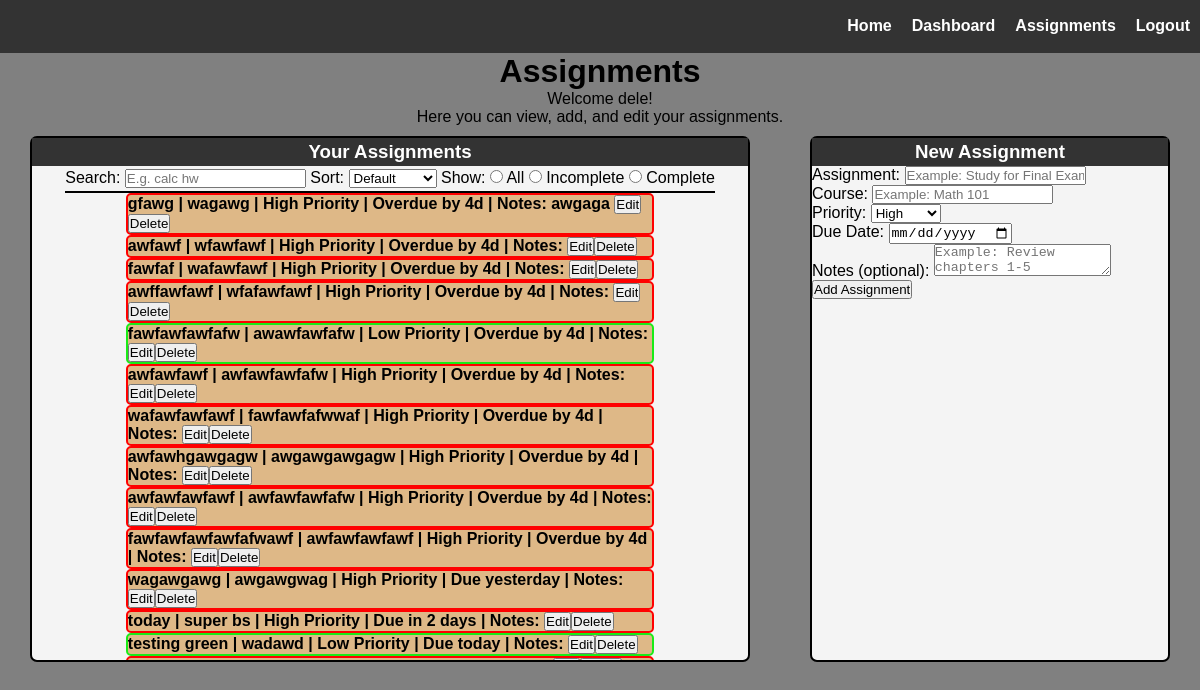
Screenshot of /assignments (signed in) with the database file from the repository.
### app/models.py (models this page shows, shortened)
class User(db.Model, UserMixin):
    id = db.Column(db.Integer, primary_key=True)
    email = db.Column(db.String(150), unique=True)
    username = db.Column(db.String(150), unique=True)
    password = db.Column(db.String(1000))
    assignments = db.relationship("Assignment")

class Assignment(db.Model):
    id = db.Column(db.Integer, primary_key=True)
    name = db.Column(db.String(150))
    course = db.Column(db.String(150))
    priority = db.Column(db.String(150))
    due_date = db.Column(db.Date)
    notes = db.Column(db.String(10000))
    completion_status = db.Column(db.Boolean, default=False)
    student = db.Column(db.Integer, db.ForeignKey('user.id'))
    def days_until_due(self):
        try:
            return (self.due_date - date.today()).days
        except ValueError:
            return 9999
    def due_label(self):
        days = self.days_until_due()
        if days < -1:
            return f"Overdue by {abs(days)}d"
        elif days == -1:
            return f"Due yesterday"
        elif days == 0:
            return "Due today"
        elif days == 1:
            return "Due tomorrow"
        elif 1 < days <= 6:
            return f"Due in {days} days"
        elif days ==7:
            return "Due in 1 week"
        else:
            return f"Due date: {self.due_date.strftime('%m/%d/%Y')}"

### app/dashboard/routes.py (the view, shortened to what this page needs)
@views.route("/assignments", methods = ["GET", "POST"])
@login_required
def assignments():
    return render_template("assignments.html", user=current_user)

### app/__init__.py (called while the page is built)
def create_app():
    app = Flask(__name__)
    app.config['SECRET_KEY'] = os.environ.get("SECRET_KEY")
    app.config['SQLALCHEMY_DATABASE_URI'] = 'sqlite:///database.db'
    db.init_app(app)
    from app.auth.routes import auth
    from app.dashboard.routes import views
    app.register_blueprint(auth, url_prefix="/auth")
    app.register_blueprint(views, url_prefix="/")
    from .models import User, Assignment
    login_manager = LoginManager()
    login_manager.login_view = "auth.login"
    login_manager.init_app(app)
    @login_manager.user_loader
    def load_user(id):
        return User.query.get(int(id))
    if not path.exists('app/' + "database.db"):
        with app.app_context():
            db.create_all()
        print('Created Database!')
    return app

### app/templates/assignments.html (shortened to what this page needs)
{% extends "index.html" %}
{% block content %}
    <div class="center">
        <h1>Assignments</h1>
        <p>Welcome {{ user.username }}!</p>
        <p>Here you can view, add, and edit your assignments.</p>
    </div>
    <div class="parent-assignment-container">
        <div class="assignments-container">
            <h3 class="center container-header">Your Assignments</h3>
            <div class="assignments-taskbar">
                <label for="search">Search: </label>
                <input type="text" id="search" placeholder="E.g. calc hw">
                <label for="sorting-method">Sort: </label>
                <select id="sorting-method">
                    <option selected>Default</option>
                </select>
                <span>Show: </span>
                <input type="radio" name="show" id="all">
                <label for="all">All</label>
                <input type="radio" name="show" id="incomplete">
                <label for="all">Incomplete</label>
                <input type="radio" name="show" id="complete">
                <label for="all">Complete</label>
            </div>
            <div class="assignments-list">
                <ul id="assignments">
                    {% for assignment in user.assignments %}
                    {% if assignment.priority == "High" %}
                    <li class="assignment high-priority">{{ assignment.name }} | {{ assignment.course }} | {{ assignment.priority }} Priority | {{ assignment.due_label()}} | Notes: {{ assignment.notes }}<form method="POST" action="/delete-assignment/{{ assignment.id }}" style="display: inline;">
                        <input type="button" value="Edit" onclick="window.location.href='/edit-assignment/{{ assignment.id }}'"><input type="submit" value="Delete">
                    </form></li>
                    {% else %}
                    <li class="assignment low-priority">{{ assignment.name }} | {{ assignment.course }} | {{ assignment.priority }} Priority | {{ assignment.due_label()}} | Notes: {{ assignment.notes }}<form method="POST" action="/delete-assignment/{{ assignment.id }}" style="display: inline;">
                        <input type="button" value="Edit" onclick="window.location.href='/edit-assignment/{{ assignment.id }}'"><input type="submit" value="Delete">
                    </form></li>
                    {% endif %}
                    {% endfor %}
                </ul>
            </div>
        </div>
        <div class="new-assignment-container">
            <form method="POST">
                <h3 class="center container-header">New Assignment</h3>
                <label for="name">Assignment:</label>
                <input type="text" name="name" id="name" placeholder="Example: Study for Final Exam" required><br>
                <label for="course">Course:</label>
                <input type="text" name="course" id="course" placeholder="Example: Math 101" required><br>
                <label for="priority">Priority:</label>
                <select name="priority" id="priority" required>
                    <option value="High" selected>High</option>
                </select><br>
                <label for="due_date">Due Date:</label>
                <input type="date" name="due_date" id="due_date" required><br>
                <label for="notes">Notes (optional):</label>
                <textarea name="notes" id="notes" placeholder="Example: Review chapters 1-5"></textarea><br>
                <input type="submit" value="Add Assignment">
            </form>
        </div>
    </div>
{% endblock %}

### app/static/styles.css (style rules this page uses)
* { margin: 0; padding: 0; box-sizing: border-box; }
body { font-family: Arial, sans-serif; background-color: grey; }
.assignments-container,.new-assignment-container { background-color: #f4f4f4; }
.new-assignment-container { border: 2px solid black; border-radius: 7px; width: 30%; height: 100%; padding: 0 0; margin: 0 auto; }
.assignments-container { display: flex; flex-direction: column; align-items: center; border: 2px solid black; border-radius: 7px; width: 60%; height: 100%; padding: 0 0; margin: 0 auto; }
.assignments-taskbar { padding: 3px 0; display: inline; border-bottom: 2px solid black; }
.high-priority { border: 2px solid red; }
.low-priority { border: 2px solid rgb(25, 235, 23); }
.assignments-list { width: 100%; height: 100%; overflow-y: scroll; display: flex; flex-direction: column; align-items: center; padding: 0 0; margin: 0 auto; }
.assignment { border-radius: 5px; font-weight: bold; width: 80%; transition: all 0.3s ease; margin: 0 auto; background-color: burlywood; }
.container-header { width: 100%; margin-top: 0; padding: 3px 0; background-color: #333; color: white; }
.parent-assignment-container { display: flex; width: 100vw; height: 50vh; margin: 10px auto; }
.center { text-align: center; }
#assignments { list-style: none; }

### rows the page displays
User: username "dele"
Assignment: name "gfawg", course "wagawg", priority "High", due_label "Overdue by 4d", notes "awgaga"
Assignment: name "awfawf", course "wfawfawf", priority "High", due_label "Overdue by 4d"
Assignment: name "fawfaf", course "wafawfawf", priority "High", due_label "Overdue by 4d"
Assignment: name "awffawfawf", course "wfafawfawf", priority "High", due_label "Overdue by 4d"
Assignment: name "fawfawfawfafw", course "awawfawfafw", priority "Low", due_label "Overdue by 4d"
Assignment: name "awfawfawf", course "awfawfawfafw", priority "High", due_label "Overdue by 4d"
Assignment: name "wafawfawfawf", course "fawfawfafwwaf", priority "High", due_label "Overdue by 4d"
Assignment: name "awfawhgawgagw", course "awgawgawgagw", priority "High", due_label "Overdue by 4d"
Assignment: name "awfawfawfawf", course "awfawfawfafw", priority "High", due_label "Overdue by 4d"
Assignment: name "fawfawfawfawfafwawf", course "awfawfawfawf", priority "High", due_label "Overdue by 4d"
Assignment: name "wagawgawg", course "awgawgwag", priority "High", due_label "Due yesterday"
Assignment: name "today", course "super bs", priority "High", due_label "Due in 2 days"
Assignment: name "testing green", course "wadawd", priority "Low", due_label "Due today"
